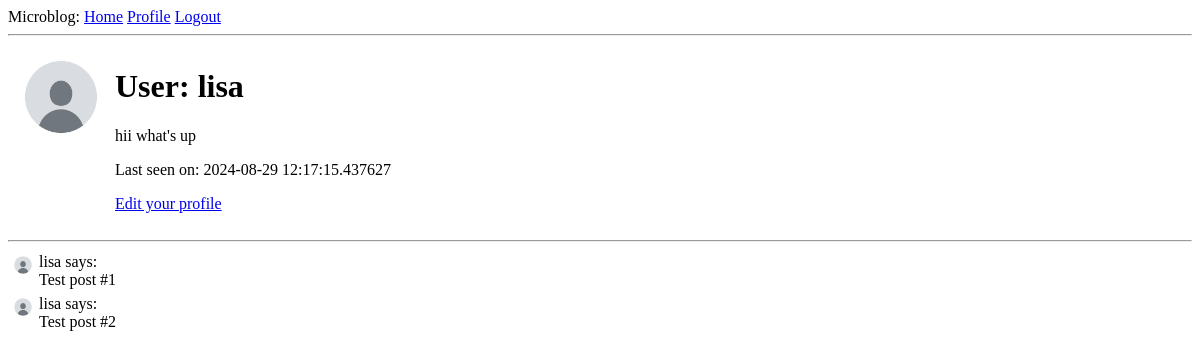
Page /user/lisa (signed in) on the earlier database version.
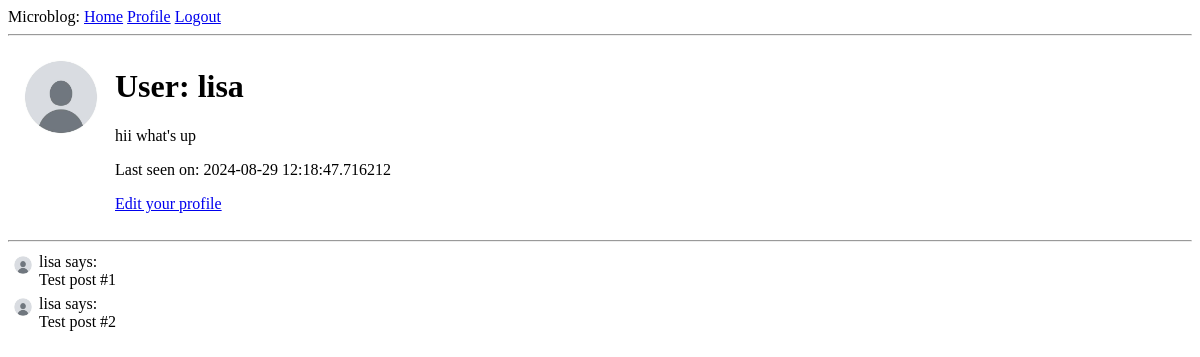
Same page on the later database version.
### app/models.py (models this page shows, shortened)
class User(UserMixin, db.Model):
    id: so.Mapped[int] = so.mapped_column(primary_key=True)
    username: so.Mapped[str] = so.mapped_column(sa.String(64), index=True, unique=True)
    email: so.Mapped[str] = so.mapped_column(sa.String(120), index=True, unique=True)
    password_hash: so.Mapped[Optional[str]] = so.mapped_column(sa.String(256))
    posts: so.WriteOnlyMapped["Post"] = so.relationship(back_populates="author")
    about_me: so.Mapped[Optional[str]] = so.mapped_column(sa.String(140))
    last_seen: so.Mapped[Optional[datetime]] = so.mapped_column(
        default=lambda: datetime.now(timezone.utc)
    )
    def avatar(self):
        return url_for("static", filename="default.jpg")

### app/routes.py (the view)
@app.route("/user/<username>")
@login_required
def user(username):
    user = db.first_or_404(sa.select(User).where(User.username == username))
    posts = [
        {"author": user, "body": "Test post #1"},
        {"author": user, "body": "Test post #2"},
    ]
    return render_template("user.html", user=user, posts=posts)

### app/models.py (called while the page is built)
@login.user_loader
def load_user(id):
    return db.session.get(User, int(id))

### app/routes.py (called while the page is built)
@app.before_request
def before_request():
    if current_user.is_authenticated:
        current_user.last_seen = datetime.now(timezone.utc)
        db.session.commit()

### app/templates/user.html
{% extends "base.html" %} {% block content %}
<table>
	<tr valign="top">
		<td><img src="{{ user.avatar() }}" width="100" height="100" /></td>
		<td>
			<h1>User: {{ user.username }}</h1>
			{% if user.about_me %}
			<p>{{ user.about_me }}</p>
			{% endif %} {% if user.last_seen %}
			<p>Last seen on: {{ user.last_seen }}</p>
			{% endif %} {% if user == current_user %}
			<p><a href="{{ url_for('edit_profile') }}">Edit your profile</a></p>
			{% endif %}
		</td>
	</tr>
</table>
<hr />
{% for post in posts %} {% include "_post.html" %} {% endfor %} {% endblock
content %}

### app/templates/base.html (shortened to what this page needs)
<!doctype html>
<html>
<head>
</head>
<body>
    <div>
        Microblog:
        <a href='{{url_for("index")}}'>Home</a>
        {% if current_user.is_anonymous %}
            <a href='{{url_for("login")}}'>Login</a>
        {% else %}
            <a href="{{url_for('user', username=current_user.username)}}">Profile</a>
            <a href='{{url_for("logout")}}'>Logout</a>
        {% endif %}
    </div>
    <hr/>
    {% block content %}{% endblock %}
</body>
</html>

### app/templates/_post.html
<table>
  <tr valign="top">
    <td><img src="{{ post.author.avatar() }}" width="24" height="24" /></td>
    <td>{{ post.author.username }} says:<br>{{ post.body }}</td>
  </tr>
</table>

Differences in the rows shown:
changed User "lisa": last_seen "2024-08-29 12:17:15.437627" → "2024-08-29 12:18:47.716212"
